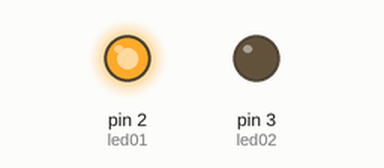
A sketch run on a simulated Arduino Uno, built with avr-gcc and run on an emulated ATmega328P. Parts: output pins drawn as LEDs (lit = HIGH).

Above: at 1.0 s.
At 2.5 s:
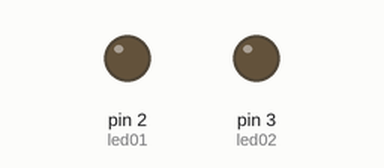
At 4.0 s:
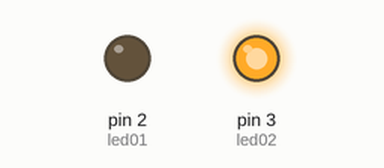
Timing chart, 0 to 7.8 s (numbered marks = the images above):
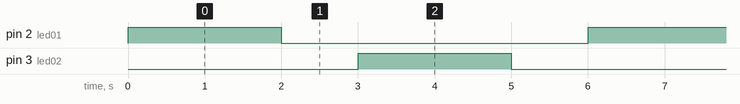

The sketch:

Ledss.ino
```cpp
/* Librería, constantes y variables */
const int led01 = 2;
const int led02 = 3;

void setup() {
  // Configurar los pines como salidas
  pinMode(led01, OUTPUT);
  pinMode(led02, OUTPUT);
}

void loop() {
  // Encender LED 1
  digitalWrite(led01, HIGH);
  delay(2000);

  // Apagar LED 1
  digitalWrite(led01, LOW);
  delay(1000);

  // Encender LED 2
  digitalWrite(led02, HIGH);
  delay(2000);

  // Apagar LED 2
  digitalWrite(led02, LOW);
  delay(1000);
}
```

Measured:
- by itself, pin 2 (led01), pin 3 (led02): alternates HIGH for 2.0 s and LOW for 4.0 s
- by itself, everything shown: repeats every 6.0 s, in 4 steps
